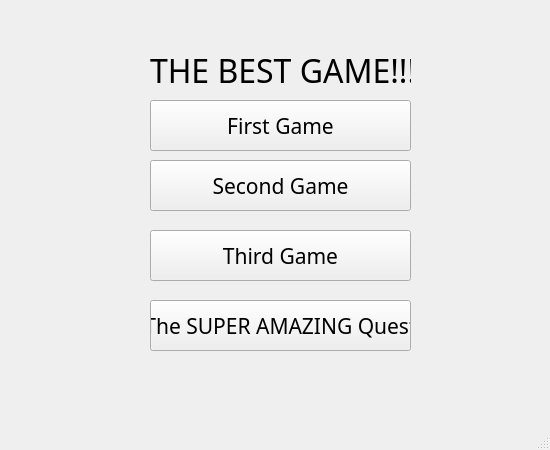
<?xml version="1.0" encoding="UTF-8"?>
<ui version="4.0">
 <class>MainWindow</class>
 <widget class="QMainWindow" name="MainWindow">
  <property name="geometry">
   <rect>
    <x>0</x>
    <y>0</y>
    <width>550</width>
    <height>450</height>
   </rect>
  </property>
  <property name="windowTitle">
   <string>Самая лучшая игра</string>
  </property>
  <widget class="QWidget" name="centralwidget">
   <widget class="QPushButton" name="btn_first">
    <property name="geometry">
     <rect>
      <x>150</x>
      <y>100</y>
      <width>261</width>
      <height>51</height>
     </rect>
    </property>
    <property name="font">
     <font>
      <family>Old English Text MT</family>
      <pointsize>16</pointsize>
     </font>
    </property>
    <property name="text">
     <string>First Game</string>
    </property>
   </widget>
   <widget class="QLabel" name="label">
    <property name="geometry">
     <rect>
      <x>150</x>
      <y>40</y>
      <width>261</width>
      <height>61</height>
     </rect>
    </property>
    <property name="font">
     <font>
      <family>Pristina</family>
      <pointsize>24</pointsize>
     </font>
    </property>
    <property name="text">
     <string>THE BEST GAME!!!</string>
    </property>
   </widget>
   <widget class="QPushButton" name="btn_second">
    <property name="geometry">
     <rect>
      <x>150</x>
      <y>160</y>
      <width>261</width>
      <height>51</height>
     </rect>
    </property>
    <property name="font">
     <font>
      <family>Papyrus</family>
      <pointsize>16</pointsize>
     </font>
    </property>
    <property name="text">
     <string>Second Game</string>
    </property>
   </widget>
   <widget class="QPushButton" name="btn_third">
    <property name="geometry">
     <rect>
      <x>150</x>
      <y>230</y>
      <width>261</width>
      <height>51</height>
     </rect>
    </property>
    <property name="font">
     <font>
      <family>MV Boli</family>
      <pointsize>16</pointsize>
     </font>
    </property>
    <property name="text">
     <string>Third Game</string>
    </property>
   </widget>
   <widget class="QPushButton" name="btn_quest">
    <property name="geometry">
     <rect>
      <x>150</x>
      <y>300</y>
      <width>261</width>
      <height>51</height>
     </rect>
    </property>
    <property name="font">
     <font>
      <family>Tw Cen MT Condensed Extra Bold</family>
      <pointsize>16</pointsize>
     </font>
    </property>
    <property name="text">
     <string>The SUPER AMAZING Quest</string>
    </property>
   </widget>
  </widget>
  <widget class="QMenuBar" name="menubar">
   <property name="geometry">
    <rect>
     <x>0</x>
     <y>0</y>
     <width>550</width>
     <height>21</height>
    </rect>
   </property>
  </widget>
  <widget class="QStatusBar" name="statusbar"/>
 </widget>
 <resources/>
 <connections/>
</ui>
